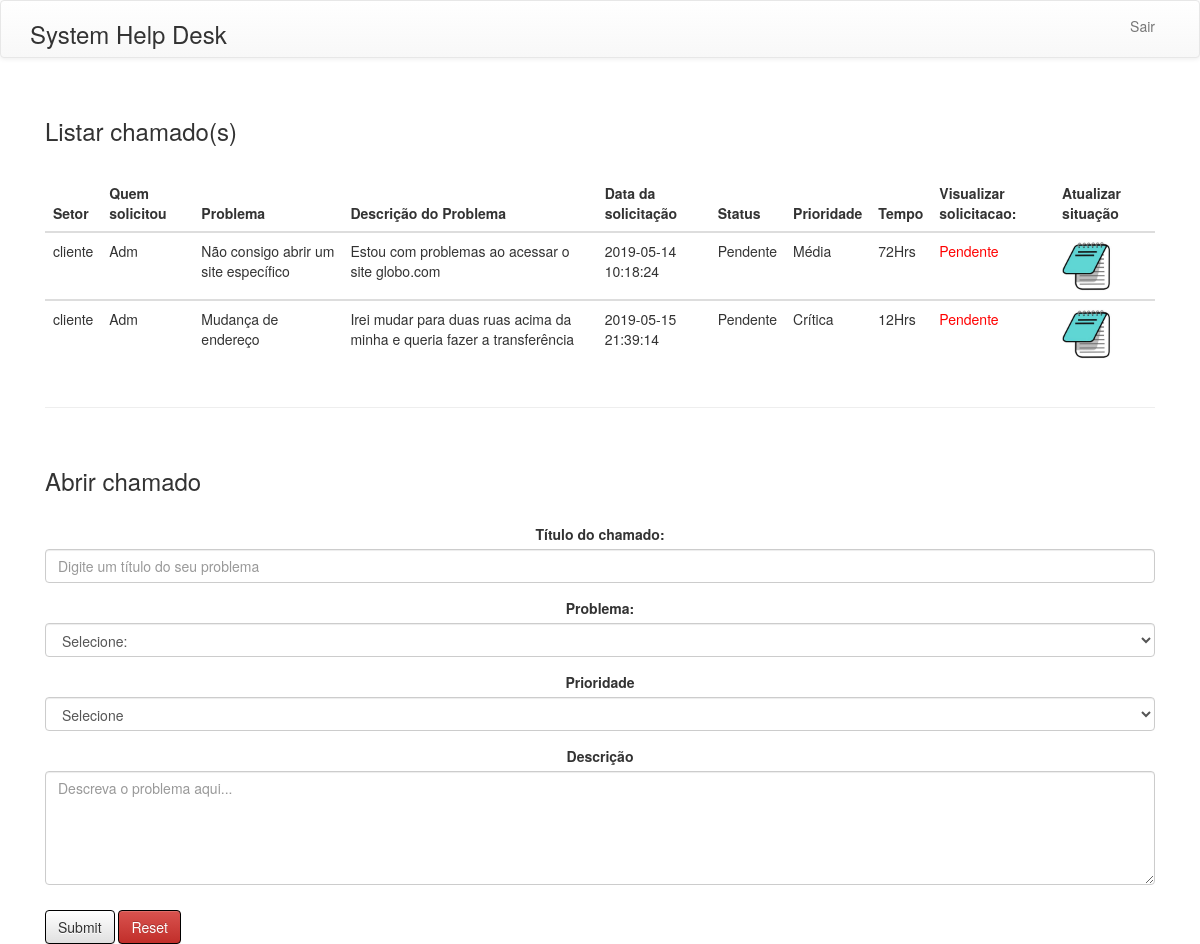
/homeusuario.php?msagen=right (signed in), run on the app's committed database.
### tables this page shows
CREATE TABLE `chamados` (
  `idchamado` int(11) NOT NULL AUTO_INCREMENT,
  `idusuario` int(11) NOT NULL,
  `data` datetime NOT NULL,
  `setorcall` varchar(25) NOT NULL,
  `solicitacao` varchar(30) NOT NULL,
  `descricao` varchar(300) NOT NULL,
  `id_problema` int(11) NOT NULL,
  `status` varchar(10) NOT NULL,
  `data_resolvido` datetime DEFAULT NULL,
  `id_prioridade` int(11) NOT NULL,
  PRIMARY KEY (`idchamado`),
  KEY `fk_usuario` (`idusuario`),
  KEY `fk_prioridade` (`id_prioridade`),
  KEY `fk_problema` (`id_problema`),
  CONSTRAINT `fk_prioridade` FOREIGN KEY (`id_prioridade`) REFERENCES `prioridade` (`id`),
  CONSTRAINT `fk_problema` FOREIGN KEY (`id_problema`) REFERENCES `tbl_problema` (`id_problema`),
  CONSTRAINT `fk_usuario` FOREIGN KEY (`idusuario`) REFERENCES `usuario` (`idusuario`)
);

CREATE TABLE `tbl_problema` (
  `id_problema` int(11) NOT NULL AUTO_INCREMENT,
  `desc_problema` varchar(40) NOT NULL,
  PRIMARY KEY (`id_problema`)
);

CREATE TABLE `prioridade` (
  `id` int(11) NOT NULL AUTO_INCREMENT,
  `prioridade_desc` varchar(30) NOT NULL,
  `sla` int(11) NOT NULL,
  PRIMARY KEY (`id`)
);

### homeusuario.php (the view, shortened to what this page needs)
<?php
    $down='';
    include "include/banco.php";
    $login = isset($_COOKIE['usuario']) ? $_COOKIE['usuario'] : '';
    $query = "select idusuario, setor, primeira_vez from usuario where login = '$login' limit 1";
    $consulta = mysqli_query($con, $query);
    if($usuario = mysqli_fetch_assoc($consulta)){
        $id = $usuario['idusuario'];
    }
    if($usuario['setor'] == 'cliente'){
        $query2 = "select A.idchamado, A.data, A.setorcall, A.solicitacao, A.descricao, B.desc_problema, A.status,C.prioridade_desc,C.sla from chamados as A  LEFT JOIN tbl_problema as B ON A.id_problema = B.id_problema LEFT JOIN prioridade as C ON A.id_prioridade =C.id where idusuario = '$id'";
    }else{
        $query2 = "select A.idchamado, A.data, A.setorcall, A.solicitacao, A.descricao, B.desc_problema, A.status,C.prioridade_desc,C.sla from chamados as A  LEFT JOIN tbl_problema as B ON A.id_problema = B.id_problema LEFT JOIN prioridade as C ON A.id_prioridade =C.id order by A.data DESC";
    }
    $cons = mysqli_query($con, $query2);
    $total = mysqli_num_rows($cons);
    include "include/header.php";
    if(isset($_GET['msagen'])){
        $down = "down2";
    }
?>
	<section >
        <div onload="abrir" class="container <?php echo "$down"; ?> down ">
            <div class="col-xs-12 col-md-12">
                <br>
                <h3 class="ajust">Listar chamado(s)</h3>
                <br>
                <?php
                    if($total != 0){
                        echo "<div class='table-responsive'>";
                        echo "<table class='tab table table-hover'>
                                <thead>
                                    <tr class='back'>
                                        <th>Setor</th>
                                        <th>Quem solicitou</th>
                                        <th>Problema</th>
                                        <th>Descrição do Problema</th>
                                        <th>Data da solicitação</th>
                                        <th>Status</th>
                                        <th>Prioridade</th>
                                        <th>Tempo</th>
                                        <th>Visualizar solicitacao:</th>
                                        <th>Atualizar situação</th>
                                </tr>
                                </thead>";
                ?>
                <?php
                    while($quero = mysqli_fetch_array($cons)){
                        $idchamado = $quero['idchamado'];
                        echo "<tbody>
                                <tr>
                                <td>" .$quero['setorcall']. "</td>
                                <td>".$quero['solicitacao']."</td>
                                <td>".$quero['desc_problema']."</td>
                                <td>".$quero['descricao']."</td>
                                <td>" .$quero['data']. "</td>
                                <td>" .$quero['status']. "</td>
                                <td>" .$quero['prioridade_desc']. "</td>
                                <td>" .$quero['sla']. "Hrs</td>
                                <td>" ?>
                                        <?php if($quero['status'] == 'Pendente'){
                                            echo "<span style='color:red;'>Pendente</span>";
                                        ?>
                                        <?php
                                        } else {
                                            echo "<span style='color:blue;'>Resolvido</span>";
                                        }
                                        ?>
                    <?php
                        echo "</td>
                                <td>";
                    ?>
                        <a title="Visualizar detalhes" style="cursor: pointer;" data-toggle="modal"  data-target="#janela<?php echo "$idchamado"; ?>"><img width="50px" height="50px" src="img/descricao.jpg"/></a>
                    <?php
                        echo "</td>
                            </tr>
                        </tbody>";
                    }
                    ?>
                    <?php
                        echo "</table>";
                        echo "</div>";
                    }  ?>
                    <hr>
                <form action="chamado.php" method="post" name="chamado" id="chamado" oninput="ajustes(this)" >
                <br>
                <h3 class="ajust">Abrir chamado</h3>
                <br>
                    <div class="form-group text-center">
                        <label for="numaquina">Título do chamado:</label>
                        <input class="form-control" type="text" id="numaquina" name="numaquina" placeholder="Digite um título do seu problema" onkeyup="salto(this.name,this.value)" onkeypress="masc_phone(this)" required>
                    </div>
                	<div class="form-group text-center">
                        <label for="motivo" >Problema:</label>
                            <select name="motivo" id="motivo" class="form-control" required>
                                <option value="">Selecione: </option>
                            </select>
                    </div>
                    <div class="form-group text-center">
                        <label for="classificacao">Prioridade</label>
                        <select name="prioridade" id="prioridade" class="form-control" required>
                            <option value="">Selecione</option>
                        </select>
                    </div>
                    <div  class="form-group text-center">
                    	<label for="descricao">Descrição</label>
                    	<textarea class="form-control" id="descricao" maxlength="300" name="descricao" placeholder="Descreva o problema aqui..." rows="5" id="comment"></textarea>
                    </div>
                    <input type="submit" style="border: 1px solid black; margin-top: 10px;" class=" btn btn-default" name="">
                    <input style="border: 1px solid black; margin-top: 10px;" class="btn btn-danger" type="reset">
                </form>
            </div>
        </div>
    </section>
<?php
	include "include/footer.php";
?>

### data on the page
chamados: setorcall "cliente", solicitacao "Adm", id_problema.desc_problema "Não consigo abrir um site específico", descricao "Estou com problemas ao acessar o site globo.com", data "2019-05-14 10:18:24", status "Pendente", id_prioridade.prioridade_desc "Média", id_prioridade.sla "72"
chamados: setorcall "cliente", solicitacao "Adm", id_problema.desc_problema "Mudança de endereço", descricao "Irei mudar para duas ruas acima da minha e queria fazer a transferência", data "2019-05-15 21:39:14", status "Pendente", id_prioridade.prioridade_desc "Crítica", id_prioridade.sla "12"
